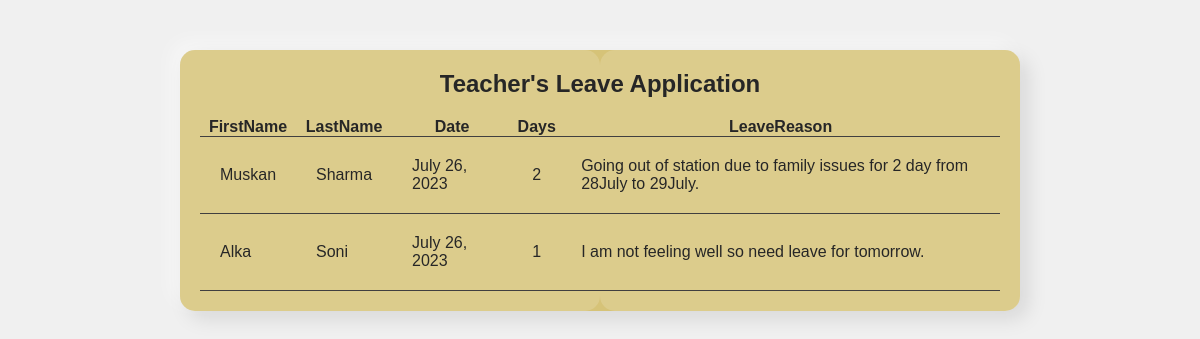
Page /head/showstaffleave/ on the committed database.
### principal/models.py (models this page shows)
class TeacherLeave(models.Model):
    firstname = models.CharField(max_length=20)
    lastname = models.CharField(max_length=20)
    date = models.DateField()
    days = models.IntegerField()
    leaveReason = models.TextField()

### principal/views.py (the view)
# urls.py: path('showstaffleave/', views.show_teaLeave, name="showstaffleave"),
def show_teaLeave(request):
    tf = TeacherLeave.objects.all()
    return render(request, 'showstaffleave.html', {'tf':tf})

### principal/templates/principal/showstaffleave.html (shortened to what this page needs)
<!DOCTYPE html>
<html lang="en">
<head>
</head>
<body>
  <div class="glass-neu-table">
    <h2>Teacher's Leave Application</h2>
        <table id="customers">
          <tr>
            <th>FirstName</th>
            <th>LastName</th>
            <th>Date</th>
            <th>Days</th>
            <th>LeaveReason</th>
          </tr>
          {% for t in tf %}
          <tr>
            <td>{{t.firstname}}</td>
            <td>{{t.lastname}}</td>
            <td>{{t.date}}</td>
            <td>{{t.days}}</td>
            <td>{{t.leaveReason}}</td>
          </tr>
          {% endfor %}
        </table>
  </div>
</body>
</html>

### principal/templates/principal/showstaffleave.html (style rules this page uses)
* { margin: 0; padding: 0; }
body { font-family: Arial, sans-serif; background-color: #f0f0f0; }
.glass-neu-table { position: relative; background-color: rgba(201, 172, 58, 0.651); box-shadow: 8px 8px 20px rgba(0, 0, 0, 0.1), -8px -8px 20px rgba(255, 255, 255, 0.5); border-radius: 15px; padding: 20px; width: 800px; margin: 50px auto; }
.glass-neu-table h2 { text-align: center; font-size: 24px; margin-bottom: 20px; }
table { width: 100%; border-collapse: collapse; }
tr { border-bottom: 1px solid #1e1d1d; }
td { padding: 20px; }
.glass-neu-table::before, .glass-neu-table::after { content: ''; position: absolute; top: 0; left: 0; width: 50%; height: 100%; background: rgba(255, 255, 255, 0.15); border-radius: 15px; pointer-events: none; }
.glass-neu-table::after { left: auto; right: 0; }

### rows in the picture
TeacherLeave: firstname "Muskan", lastname "Sharma", date "July 26, 2023", days "2", leaveReason "Going out of station due to family issues for 2 day from 28July to 29July."
TeacherLeave: firstname "Alka", lastname "Soni", date "July 26, 2023", days "1", leaveReason "I am not feeling well so need leave for tomorrow."
